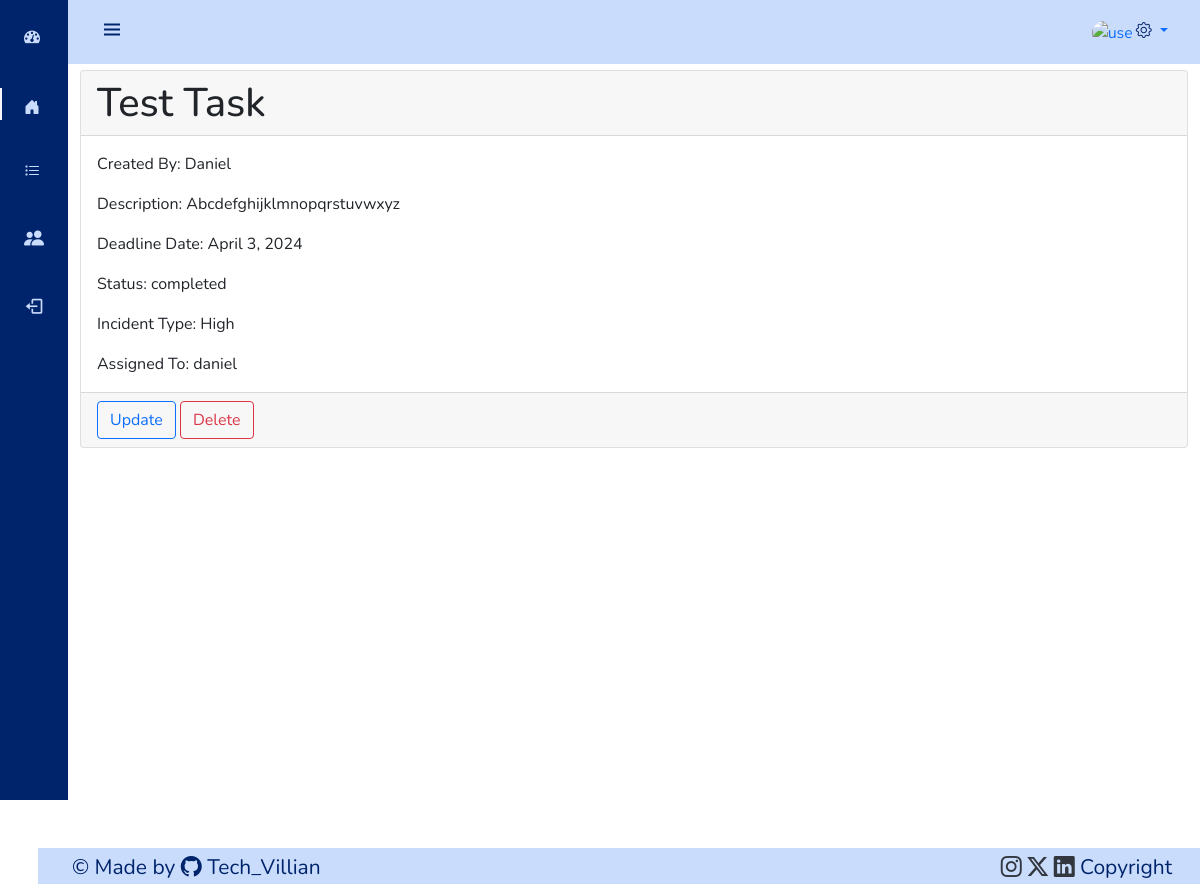
Before: /task_detail/2/ (signed in) with the older database file.
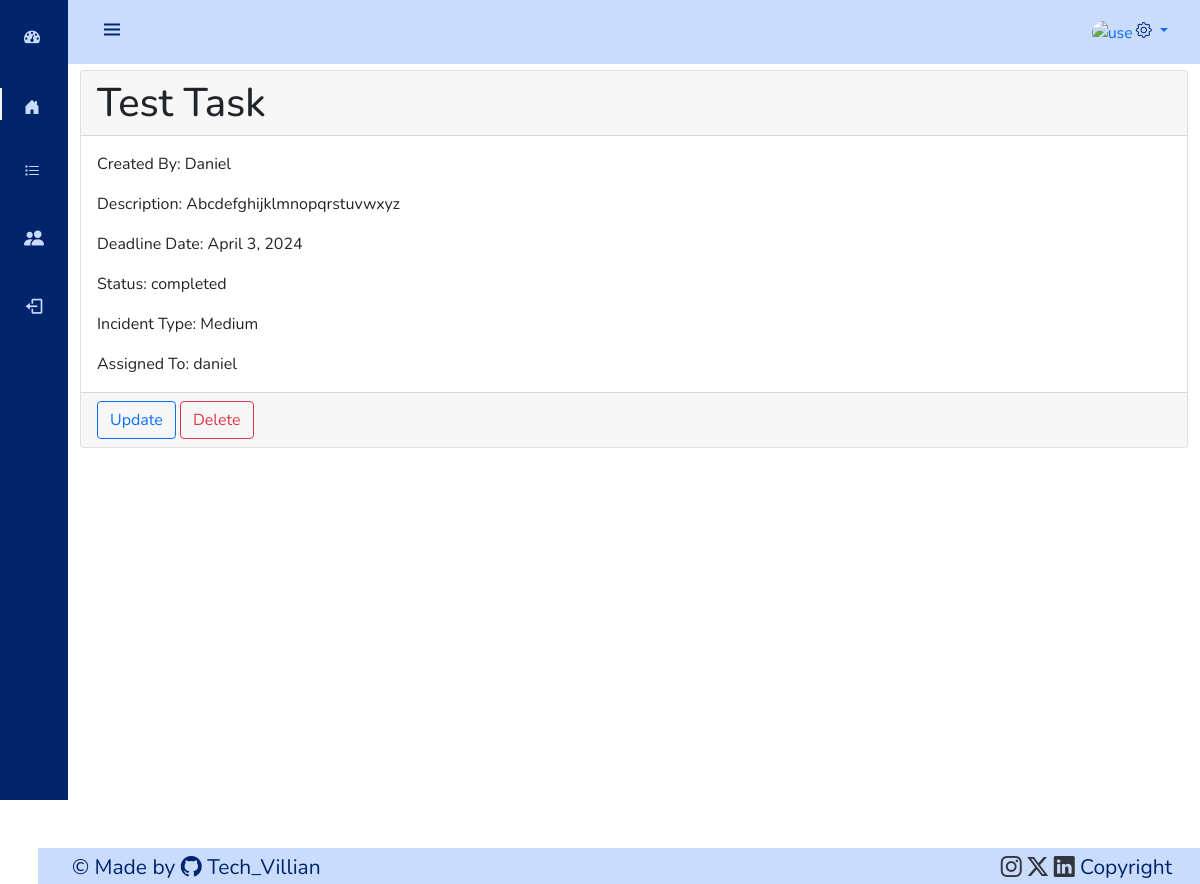
After: the same page with the newer database file.
### project/models.py (models this page shows, shortened)
class Task(models.Model):
    created_by = models.ForeignKey(auth.get_user_model(), on_delete=models.CASCADE)
    title = models.CharField(max_length=255)
    description = models.TextField()
    deadline = models.DateField()
    status = models.CharField(max_length=20, choices=[
        ('pending', 'Pending'),
        ('in_progress', 'In Progress'),
        ('completed', 'Completed')
    ])
    incident_types = models.CharField(max_length=20, choices=[
        ('critical', 'Critical'),
        ('high', 'High'),
        ('medium', 'Medium')
    ], blank=True, null=True)
    assigned_to = models.ForeignKey(User, on_delete=models.CASCADE, related_name='tasks')
    assigned_team = models.ForeignKey(Team, on_delete=models.SET_NULL, null=True, blank=True, related_name='assigned_tasks')

### project/views.py (the view)
# urls.py: path('task_detail/<int:id>/', project_views.task_detail, name='task_detail'),
def task_detail(request, id):
    task = get_object_or_404(Task, id=id)
    return render(request, 'tasks/task_detail.html', {'task': task})

### project/templates/tasks/task_detail.html
{% extends 'base.html' %}
{% block content %}
<div class="container">
    <div class="card" style="margin-top: 70px; margin-bottom: 50vh;">
        <h1 class="card-header">{{ task.title|capfirst }}</h1>
        <div class="card-body">
            <p class="card-text">Created By: {{ task.created_by|capfirst }}</p>
            <p class="card-text">Description: {{ task.description|lower|capfirst }}</p>
            <p class="card-text">Deadline Date: {{ task.deadline }}</p>
            <p class="card-text">Status: {{ task.status }}</p>
            <p class="card-text">Incident Type: {{task.incident_types|capfirst}}</p>
            <p class="card-text">Assigned To: {{ task.assigned_to }}</p>
        </div>
        <div class="card-footer">
            {% if task.created_by == user or task.assigned_to == user %}
            <a href="{% url 'task_update' pk=task.pk %}" class="btn btn-outline-primary">Update</a>
            <a href="{% url 'task-delete' pk=task.pk %}" class="btn btn-outline-danger">Delete</a>
            {% endif %}
        </div>
    </div>
</div>
{% endblock content %}

Changed rows visible on the page:
changed Task "Test Task": incident_types "High" → "Medium"
